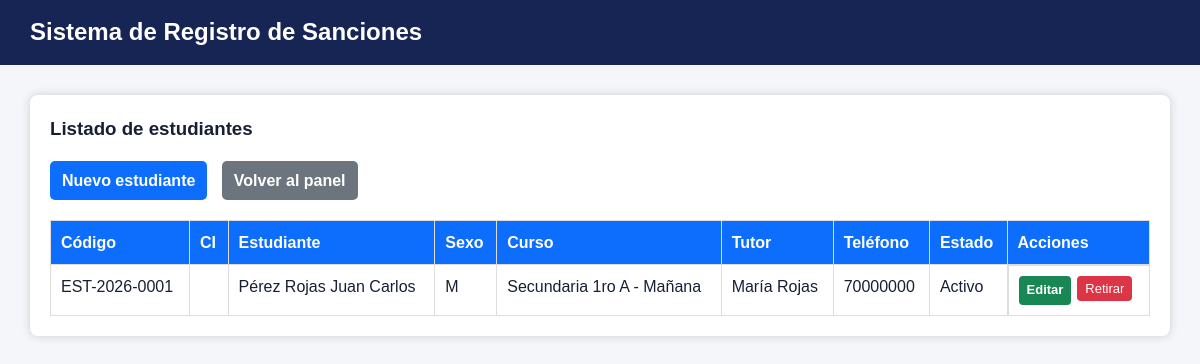
Screenshot of /public/index.php?url=estudiantes (signed in) with the database file from the repository.
### tables this page shows
CREATE TABLE estudiantes (
    id_estudiante INT AUTO_INCREMENT PRIMARY KEY,
    codigo_estudiante VARCHAR(20) NOT NULL UNIQUE,
    ci VARCHAR(20) UNIQUE NULL,
    nombres VARCHAR(100) NOT NULL,
    apellidos VARCHAR(100) NOT NULL,
    fecha_nacimiento DATE NULL,
    sexo ENUM('M','F') NULL,

    id_curso INT NOT NULL,

    nombre_tutor VARCHAR(150) NOT NULL,
    telefono_tutor VARCHAR(20),
    direccion VARCHAR(255),

    estado ENUM('Activo','Retirado') DEFAULT 'Activo',
    fecha_registro TIMESTAMP DEFAULT CURRENT_TIMESTAMP,

    CONSTRAINT fk_estudiante_curso
    FOREIGN KEY (id_curso)
    REFERENCES cursos(id_curso)
);

CREATE TABLE cursos (
    id_curso INT AUTO_INCREMENT PRIMARY KEY,
    id_gestion INT NOT NULL,
    nivel ENUM('Inicial','Primaria','Secundaria') NOT NULL,
    curso VARCHAR(20) NOT NULL,
    paralelo VARCHAR(5) NOT NULL,
    turno ENUM('Mañana','Tarde','Noche') DEFAULT 'Mañana',
    estado ENUM('Activo','Inactivo') DEFAULT 'Activo',

    CONSTRAINT fk_curso_gestion
    FOREIGN KEY (id_gestion)
    REFERENCES gestiones(id_gestion),

    UNIQUE KEY uk_curso (
        id_gestion,
        nivel,
        curso,
        paralelo,
        turno
    )
);

### core/Controller.php (called while the page is built, shortened)
<?php
class Controller
{
    public function view($ruta, $datos = [])
    {
        extract($datos);
        require __DIR__ . "/../app/views/" . $ruta . ".php";
    }
}

### app/controllers/EstudianteController.php (called while the page is built, shortened)
<?php
require_once __DIR__ . "/../../core/Controller.php";
require_once __DIR__ . "/../models/Estudiante.php";
class EstudianteController extends Controller
{
    public function index()
    {
        $estudianteModelo = new Estudiante();
        $estudiantes = $estudianteModelo->listar();
        $this->view("estudiantes/index", [
            "estudiantes" => $estudiantes
        ]);
    }
}

### public/index.php (called while the page is built, shortened)
<?php
$routes = [
 'login'=>[AuthController::class,'login'],'validar-login'=>[AuthController::class,'validar'],'logout'=>[AuthController::class,'logout'],
 'panel'=>[PanelController::class,'index'],'estudiantes'=>[EstudianteController::class,'index'],'estudiantes-crear'=>[EstudianteController::class,'crear'],
 'estudiantes-guardar'=>[EstudianteController::class,'guardar'],'estudiantes-editar'=>[EstudianteController::class,'editar'],
 'estudiantes-actualizar'=>[EstudianteController::class,'actualizar'],'estudiantes-eliminar'=>[EstudianteController::class,'eliminar'],
 'sanciones'=>[SancionController::class,'index'],'sanciones-crear'=>[SancionController::class,'crear'],'sanciones-guardar'=>[SancionController::class,'guardar'],
 'sanciones-ver'=>[SancionController::class,'ver'],'sanciones-editar'=>[SancionController::class,'editar'],'sanciones-actualizar'=>[SancionController::class,'actualizar'],
 'sanciones-estado'=>[SancionController::class,'estado'],'compromisos-guardar'=>[ActuacionController::class,'compromiso'],
 'citaciones-guardar'=>[ActuacionController::class,'citacion'],'seguimientos-guardar'=>[ActuacionController::class,'seguimiento'],
 'reportes'=>[ReporteController::class,'index'],'reportes-csv'=>[ReporteController::class,'csv']
];
$url = isset($_GET['url']) ? $_GET['url'] : (Auth::check() ? 'panel' : 'login');
list($controller,$method)=$routes[$url]; (new $controller())->$method();

### config/database.php (called while the page is built)
<?php
return [
    "host" => getenv('DB_HOST') ?: "localhost",
    "port" => getenv('DB_PORT') ?: "3306",
    "dbname" => getenv('DB_NAME') ?: "sanciones",
    "user" => getenv('DB_USER') ?: "root",
    "password" => getenv('DB_PASSWORD') !== false ? getenv('DB_PASSWORD') : "",
    "charset" => "utf8mb4"
];

### core/Database.php (called while the page is built)
<?php
class Database
{
    private static $conexion = null;
    public static function conectar()
    {
        if (self::$conexion === null) {
            $config = require __DIR__ . "/../config/database.php";
            try {
                self::$conexion = new PDO(
                    "mysql:host={$config['host']};port={$config['port']};dbname={$config['dbname']};charset={$config['charset']}",
                    $config['user'],
                    $config['password']
                );
                self::$conexion->setAttribute(PDO::ATTR_ERRMODE, PDO::ERRMODE_EXCEPTION);
                self::$conexion->setAttribute(PDO::ATTR_DEFAULT_FETCH_MODE, PDO::FETCH_ASSOC);
            } catch (PDOException $e) {
                error_log($e->getMessage());
                http_response_code(500);
                die("No se pudo conectar con la base de datos. Revise config/database.php.");
            }
        }
        return self::$conexion;
    }
}

### app/models/Estudiante.php (called while the page is built, shortened)
<?php
require_once __DIR__ . "/../../core/Database.php";
class Estudiante
{
    private $db;
    public function __construct()
    {
        $this->db = Database::conectar();
    }
    public function listar()
    {
        $sql = "SELECT
                    e.id_estudiante,
                    e.codigo_estudiante,
                    e.ci,
                    e.nombres,
                    e.apellidos,
                    e.sexo,
                    e.nombre_tutor,
                    e.telefono_tutor,
                    e.estado,
                    c.nivel,
                    c.curso,
                    c.paralelo,
                    c.turno,
                    g.gestion
                FROM estudiantes e
                INNER JOIN cursos c ON e.id_curso = c.id_curso
                INNER JOIN gestiones g ON c.id_gestion = g.id_gestion
                WHERE e.estado = 'Activo'
                ORDER BY e.apellidos, e.nombres";
        $stmt = $this->db->prepare($sql);
        $stmt->execute();
        return $stmt->fetchAll();
    }
}

### app/views/estudiantes/index.php (the view, shortened to what this page needs)
<!DOCTYPE html>
<html lang="es">
<head>
    <link rel="stylesheet" href="css/estilos.css">
</head>
<body>
<header class="header">
    <h2>Sistema de Registro de Sanciones</h2>
</header>
<main class="container">
    <div class="card">
        <h3>Listado de estudiantes</h3>
        <div class="top-actions">
            <a class="btn" href="index.php?url=estudiantes-crear">Nuevo estudiante</a>
            <a class="btn-secondary" href="index.php?url=panel">Volver al panel</a>
        </div>
        <table class="table">
            <thead>
                <tr>
                    <th>Código</th>
                    <th>CI</th>
                    <th>Estudiante</th>
                    <th>Sexo</th>
                    <th>Curso</th>
                    <th>Tutor</th>
                    <th>Teléfono</th>
                    <th>Estado</th>
                    <th>Acciones</th>
                </tr>
            </thead>
            <tbody>
                <?php if (!empty($estudiantes)): ?>
                    <?php foreach ($estudiantes as $estudiante): ?>
                        <tr>
                            <td><?php echo htmlspecialchars($estudiante['codigo_estudiante']); ?></td>
                            <td><?php echo htmlspecialchars($estudiante['ci'] ?? ''); ?></td>
                            <td>
                                <?php echo htmlspecialchars($estudiante['apellidos'] . ' ' . $estudiante['nombres']); ?>
                            </td>
                            <td><?php echo htmlspecialchars($estudiante['sexo'] ?? ''); ?></td>
                            <td>
                                <?php
                                    echo htmlspecialchars(
                                        $estudiante['nivel'] . ' ' .
                                        $estudiante['curso'] . ' ' .
                                        $estudiante['paralelo'] . ' - ' .
                                        $estudiante['turno']
                                    );
                                ?>
                            </td>
                            <td><?php echo htmlspecialchars($estudiante['nombre_tutor']); ?></td>
                            <td><?php echo htmlspecialchars($estudiante['telefono_tutor']); ?></td>
                            <td><?php echo htmlspecialchars($estudiante['estado']); ?></td>
                            <td class="acciones">
                                <a class="btn-small" href="index.php?url=estudiantes-editar&id=<?php echo $estudiante['id_estudiante']; ?>">
                                    Editar
                                </a>
                                <form class="inline" action="index.php?url=estudiantes-eliminar" method="POST" onsubmit="return confirm('¿Seguro que deseas retirar este estudiante?');">
                                    <?php echo Csrf::input(); ?><input type="hidden" name="id" value="<?php echo $estudiante['id_estudiante']; ?>"><button class="btn-danger" type="submit">Retirar</button>
                                </form>
                            </td>
                        </tr>
                    <?php endforeach; ?>
                <?php else: ?>
                    <tr>
                        <td colspan="9">No hay estudiantes registrados.</td>
                    </tr>
                <?php endif; ?>
            </tbody>
        </table>
    </div>
</main>
</body>
</html>

### public/css/estilos.css (style rules this page uses)
body { font-family: Arial, sans-serif; background: #f4f6f9; margin: 0; }
button { width: 100%; background: #0d6efd; color: white; border: none; padding: 10px; border-radius: 5px; cursor: pointer; }
.header { background: #0d6efd; color: white; padding: 15px 30px; }
.header h2 { margin: 0; }
.container { padding: 30px; }
.card { background: white; padding: 20px; border-radius: 8px; box-shadow: 0 0 8px #ccc; margin-bottom: 20px; }
a { color: #0d6efd; text-decoration: none; font-weight: bold; }
.table { width: 100%; border-collapse: collapse; margin-top: 20px; background: white; }
.table th, .table td { border: 1px solid #ddd; padding: 10px; text-align: left; }
.table th { background: #0d6efd; color: white; }
.top-actions { margin-bottom: 15px; }
.btn { background: #0d6efd; color: white; padding: 8px 12px; border-radius: 5px; text-decoration: none; display: inline-block; margin-right: 10px; }
.btn-secondary { background: #6c757d; color: white; padding: 8px 12px; border-radius: 5px; text-decoration: none; display: inline-block; }
.acciones { display: flex; gap: 6px; }
.btn-small { background: #198754; color: white; padding: 5px 8px; border-radius: 4px; text-decoration: none; font-size: 13px; }
.btn-danger { background: #dc3545; color: white; padding: 5px 8px; border-radius: 4px; text-decoration: none; font-size: 13px; }
:root { --primary:#1d4ed8;--dark:#172033;--muted:#64748b;--line:#e2e8f0;--surface:#fff;--success:#15803d;--danger:#b91c1c }
* { box-sizing:border-box }
body { color:var(--dark);line-height:1.45 }
h1,h2,h3,p { margin-top:0 }
.header { display:flex;align-items:center;justify-content:space-between;gap:24px;background:#172554 }
.container { max-width:1250px;margin:auto }
.table th { white-space:nowrap }
.table td { vertical-align:top }
.inline { display:inline;margin:0 }
.inline button { width:auto;border:0 }

### rows the page displays
estudiantes: codigo_estudiante "EST-2026-0001", apellidos+nombres "Pérez Rojas Juan Carlos", sexo "M", id_curso.turno "Secundaria 1ro A - Mañana", nombre_tutor "María Rojas", telefono_tutor "70000000", estado "Activo"
